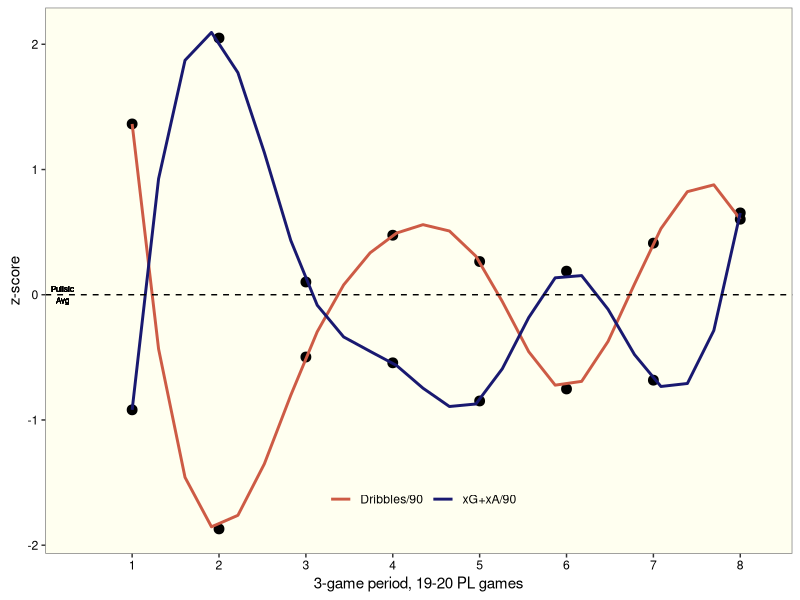

Source code (R):
puli<-read.csv('Pulisic1720Matches.csv', na.strings = '') 
library(dplyr)
puli<-puli %>% filter(Comp %in% c('Premier League')) %>%
  select(all_of(c('Date', 'Start', 'Min',
                  'Gls', 'Ast', 'xG', 'xA',
                  'SCA', 'DribblesSucc', 'DribblesAtt', 'Carries', 'CarriesPrgDist')))
puli[,-c(1,2)] <- mutate_all(puli[,-c(1,2)],as.numeric)
puli<-filter(puli, !is.na(Gls))%>% filter(Min > 5)
puli<- puli %>% mutate(GA=Gls+Ast,
                       xGA=xG+xA,
                       DrbPercent=DribblesSucc/DribblesAtt,
                       GA90=GA*(90/Min),
                       xGA90=xGA*(90/Min),
                       SDrb90=DribblesSucc*(90/Min),
                       ADrb90=DribblesAtt*(90/Min),
                       Start=ifelse(Start=="Y", 1, 0),
                       SCA90=SCA*(90/Min),
                       Carries90=Carries*(90/Min),
                       CarriesPrgDist90=CarriesPrgDist*(90/Min))
puli$DrbPercent[puli$DrbPercent=='NaN']<-NA
puli$intervalnum <- c(rep(1:8, each=3)) %>% as.factor()
#puli$intervalnum <- c(rep(1:12, each=2)) %>% as.factor()
#puli$intervalnum <- c(rep(1:24)) %>% as.factor()

finalstats=c('Min', 'Start', 
             'GA', 'xGA', 'DribblesSucc', 'SCA',
             'GA90', 'xGA90', 'SDrb90', 'SCA90',
             'DrbPercent', 'Carries', 'Carries90',
             'CarriesPrgDist', 'CarriesPrgDist90',
             'DribblesAtt', 'ADrb90')

pulisums<-puli %>% group_by(intervalnum) %>% 
  select(all_of(finalstats)) %>% summarise_all(mean)

library(ggplot2)
## DribblesAtt plot ####

spline_int_AD=as.data.frame(spline(pulisums$intervalnum, 
                                scale(pulisums$DribblesAtt)))
spline_int_xGA=as.data.frame(spline(pulisums$intervalnum, 
                                     scale(pulisums$xGA)))
spline_int_GA=as.data.frame(spline(pulisums$intervalnum, 
                                    scale(pulisums$GA)))

spline_int_AD90=as.data.frame(spline(pulisums$intervalnum, 
                                   scale(pulisums$ADrb90)))
spline_int_xGA90=as.data.frame(spline(pulisums$intervalnum, 
                                    scale(pulisums$xGA90)))

# spline_int_Min=as.data.frame(spline(pulisums$intervalnum, 
#                                       scale(pulisums$Min)))

dev.off()
png("pulisic1920.png", units="in", width=5, height=3, res=200)
ggplot(pulisums) + 
  geom_point(aes(x = intervalnum, y = scale(xGA90)), size = 3) +
  geom_point(aes(x = intervalnum, y = scale(ADrb90)), size = 3) +
  geom_line(data = spline_int_AD90, aes(x = x, y = y, color='Dribbles/90'), size=1) + 
  #geom_line(data = spline_int_GA, aes(x = x, y = y, color='G+A'), size=1) +
  geom_line(data = spline_int_xGA90, aes(x = x, y = y, color='xG+xA/90'), size=1) +
  #geom_line(data = spline_int_Min, aes(x = x, y = y, color='Minutes'), size=1) +
  geom_hline(yintercept=0, linetype="dashed") +
  geom_text(aes(0,0,label = 'Pulisic\n   Avg'), size=2, hjust=-.25) +
  labs(y='z-score', x = '3-game period, 19-20 PL games', color='') + 
  theme(legend.background = element_rect(fill="transparent", colour=NA),
        legend.key        = element_rect(fill="transparent", colour=NA),
        panel.background = element_rect(fill = "ivory1", colour = NA), 
        panel.border = element_rect(fill = NA, colour = "grey50"), 
        panel.grid.major = element_blank(), 
        panel.grid.minor = element_blank(),
        axis.text.x = element_text(color="black"),
        axis.text.y = element_text(color="black"),
        legend.position = c(0.5, 0.1), legend.direction = "horizontal") +
  scale_color_manual(values=c('coral3','midnightblue', 'seagreen'))
dev.off()
